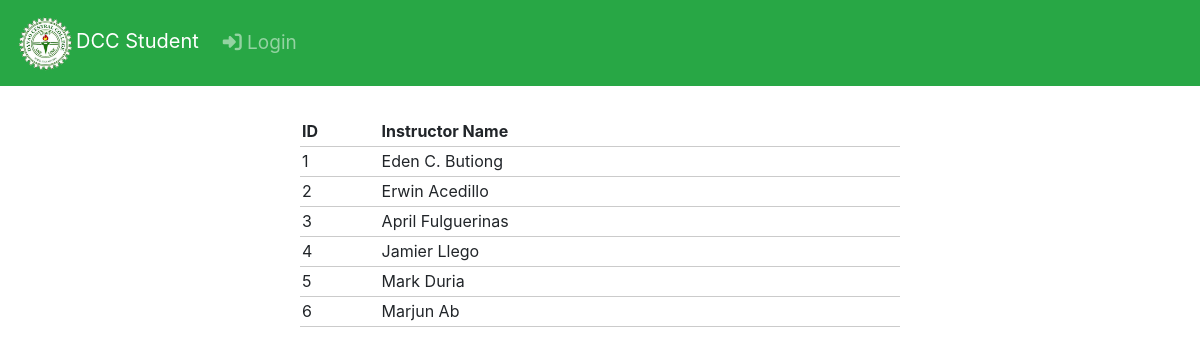
Page /instructor.php on the committed database.
### tables this page shows
CREATE TABLE `instructor` (
  `ID` int(11) NOT NULL AUTO_INCREMENT,
  `InstructorName` varchar(100) DEFAULT NULL,
  PRIMARY KEY (`ID`)
);

### instructor.php (the view, shortened to what this page needs)
<?php
include('db.php');
include 'navigation.php';
?>
<!DOCTYPE html>
<html>
    <head>
    <link rel="stylesheet" type="text/css" href="style.css">
    </head>
<body>
<table>
	<thead>
		<tr>
            <th>ID</th>
			<th>Instructor Name</th>
		</tr>
	</thead>
    <?php
    $sql = "select * from instructor";
    $result = $conn->query($sql);
    if ($result->num_rows > 0) {
        while ($row = $result->fetch_assoc()) { ?>
		<tr>
			<td><?php echo $row['ID']; ?></td>
			<td><?php echo $row['InstructorName']; ?></td>
		</tr>
    <?php }
    } ?>
</table>
    </body>
</html>

### navigation.php (shortened to what this page needs)
<html>
<head>
<link rel="stylesheet" href="https://stackpath.bootstrapcdn.com/bootstrap/4.3.1/css/bootstrap.min.css">
</head>
        <nav class="navbar navbar-expand-lg navbar-dark bg-success">
  <a class="navbar-brand" href="./"><img src="pics/dcc.png" width="60" height="60" class="d-inline-block align-bot" >DCC Student</a>
  <div class="collapse navbar-collapse" id="navbarSupportedContent">
    <ul class="navbar-nav mr-auto">
      <?php
        if(isset($_SESSION['user'])) {
            echo '
            <li class="nav-item">
                <a class="nav-link" href="user.php"><i class="fas fa-users"></i> Users <span class="sr-only">(current)</span></a>
            </li>
            <li class="nav-item">
            <a class="nav-link" href="students.php"><i class="fas fa-user-graduate"></i>Students <span class="sr-only">(current)</span></a>
            </li>
           <li class="nav-item">
            <a class="nav-link" href="sched.php"><i class="fas fa-clipboard-list"></i> Schedule <span class="sr-only">(current)</span></a>
            </li>
            <li class="nav-item">
            <a class="nav-link" href="room.php"><i class="fas fa-door-closed"></i> Room<span class="sr-only">(current)</span></a>
            </li>
            <li class="nav-item">
            <a class="nav-link" href="course.php"><i class="fas fa-scroll"></i> Course<span class="sr-only">(current)</span></a>
            </li>
            <li class="nav-item">
            <a class="nav-link" href="dept.php"><i class="fas fa-user-tie"></i> Department<span class="sr-only">(current)</span></a>
            </li>
            <li class="nav-item">
                <a class="nav-link" href="instructor.php"><i class="fas fa-user-tie"></i>Instructor <span class="sr-only">(current)</span></a>
            </li>
            <li class="nav-item">
                <a class="nav-link" href="subject.php"><i class="fas fa-scroll"></i>Subject <span class="sr-only">(current)</span></a>
            </li>
            <li class="nav-item">
                <a class="nav-link" href="studentload.php"><i class="fas fa-scroll"></i>Student Load <span class="sr-only">(current)</span></a>
            </li>
             <li class="nav-item">
                <a class="nav-link" href="logout.php"><i class="fas fa-sign-out-alt"></i>Logout <span class="sr-only">(current)</span></a>
            </li>
      ';
        } else {
            echo '
            <li class="nav-item">
                <a class="nav-link" href="login.php"><i class="fas fa-sign-in-alt"></i> Login <span class="sr-only">(current)</span></a>
            </li>
            ';
        }
      ?>
     </ul>
  </div>
</nav>
<body>
</body>
</html>

### style.css (style rules this page uses)
body { font-size: 19px; }
table { width: 50%; margin: 30px auto; border-collapse: collapse; text-align: left; }
tr { border-bottom: 1px solid #cbcbcb; }
th, td { border: none; height: 30px; padding: 2px; }

### rows in the picture
instructor: ID "1", InstructorName "Eden C. Butiong"
instructor: ID "2", InstructorName "Erwin Acedillo"
instructor: ID "3", InstructorName "April Fulguerinas"
instructor: ID "4", InstructorName "Jamier Llego"
instructor: ID "5", InstructorName "Mark Duria"
instructor: ID "6", InstructorName "Marjun Ab"
